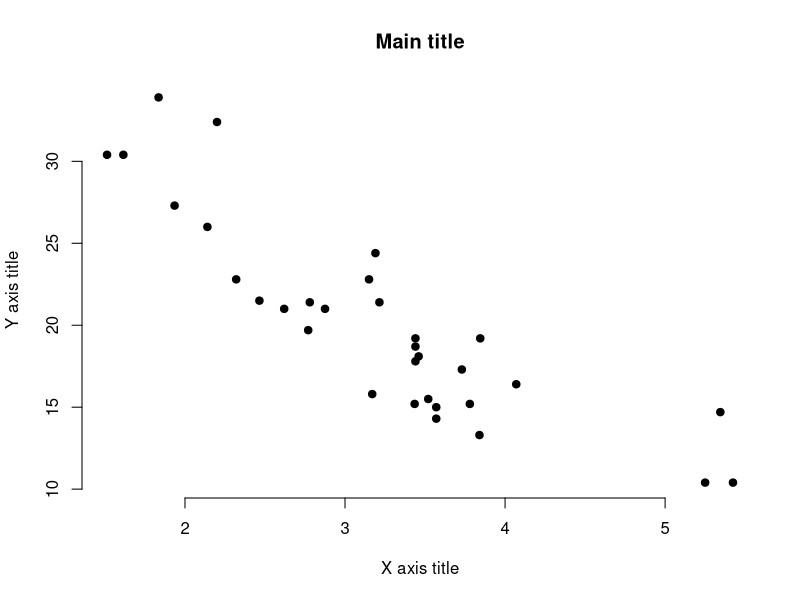
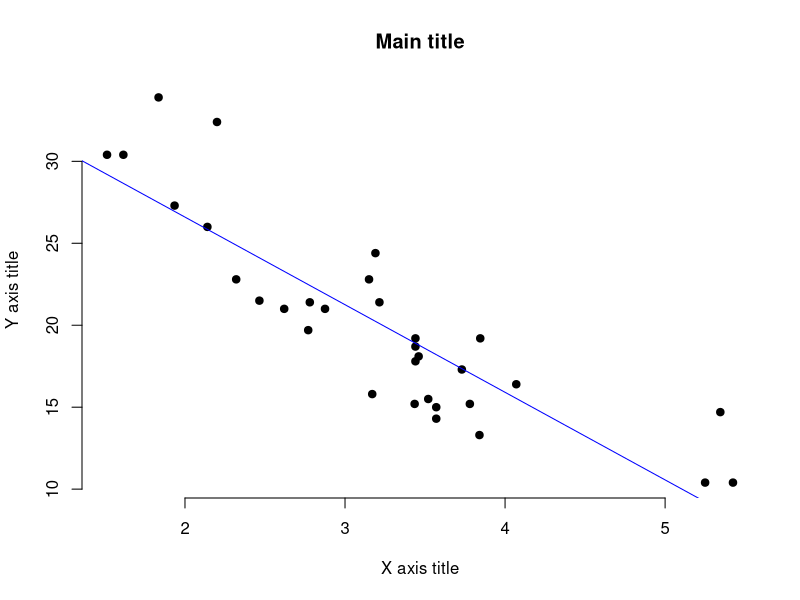

Write R code to recreate these figures, in order.
head(mtcars, 8)
x <- mtcars$wt
y <- mtcars$mpg
# Plot with main and axis titles
# Change point shape (pch = 19) and remove frame.
plot(x, y, main = "Main title",
     xlab = "X axis title", ylab = "Y axis title",
     pch = 19, frame = FALSE)
# Add regression line
plot(x, y, main = "Main title",
     xlab = "X axis title", ylab = "Y axis title",
     pch = 19, frame = FALSE)
abline(lm(y ~ x, data = mtcars), col = "blue")